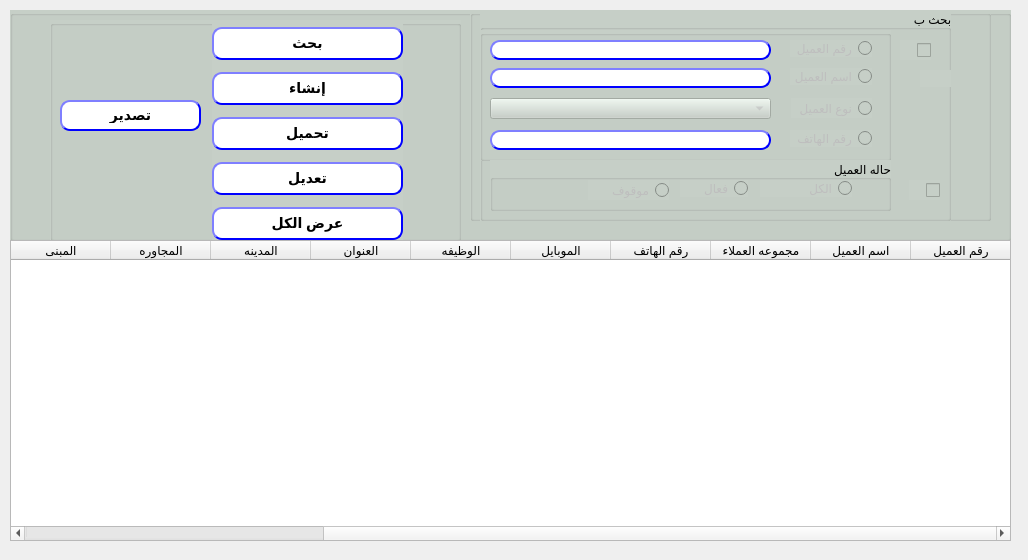
<?xml version="1.0" encoding="UTF-8"?>
<ui version="4.0">
 <class>QForm_prom_display</class>
 <widget class="QWidget" name="QForm_prom_display">
  <property name="geometry">
   <rect>
    <x>0</x>
    <y>0</y>
    <width>1028</width>
    <height>560</height>
   </rect>
  </property>
  <property name="minimumSize">
   <size>
    <width>1028</width>
    <height>560</height>
   </size>
  </property>
  <property name="maximumSize">
   <size>
    <width>1028</width>
    <height>560</height>
   </size>
  </property>
  <property name="windowTitle">
   <string>العملاء</string>
  </property>
  <property name="toolTip">
   <string/>
  </property>
  <property name="statusTip">
   <string extracomment="display customers"/>
  </property>
  <property name="whatsThis">
   <string extracomment="display customer"/>
  </property>
  <property name="accessibleName">
   <string extracomment="display cust"/>
  </property>
  <property name="accessibleDescription">
   <string extracomment="display cust1"/>
  </property>
  <property name="layoutDirection">
   <enum>Qt::RightToLeft</enum>
  </property>
  <widget class="QGroupBox" name="groupBox">
   <property name="geometry">
    <rect>
     <x>10</x>
     <y>10</y>
     <width>1001</width>
     <height>231</height>
    </rect>
   </property>
   <property name="font">
    <font>
     <pointsize>10</pointsize>
     <weight>50</weight>
     <bold>false</bold>
    </font>
   </property>
   <property name="layoutDirection">
    <enum>Qt::LeftToRight</enum>
   </property>
   <property name="autoFillBackground">
    <bool>false</bool>
   </property>
   <property name="styleSheet">
    <string notr="true">background-color: rgb(198, 207, 199);
                </string>
   </property>
   <property name="title">
    <string/>
   </property>
   <widget class="QGroupBox" name="groupBox_5">
    <property name="geometry">
     <rect>
      <x>460</x>
      <y>0</y>
      <width>521</width>
      <height>211</height>
     </rect>
    </property>
    <property name="layoutDirection">
     <enum>Qt::RightToLeft</enum>
    </property>
    <property name="title">
     <string/>
    </property>
    <widget class="QGroupBox" name="QgroupBox_prom">
     <property name="enabled">
      <bool>true</bool>
     </property>
     <property name="geometry">
      <rect>
       <x>10</x>
       <y>0</y>
       <width>471</width>
       <height>211</height>
      </rect>
     </property>
     <property name="title">
      <string>بحث ب</string>
     </property>
     <widget class="QGroupBox" name="groupBox_4">
      <property name="enabled">
       <bool>true</bool>
      </property>
      <property name="geometry">
       <rect>
        <x>0</x>
        <y>20</y>
        <width>411</width>
        <height>131</height>
       </rect>
      </property>
      <property name="layoutDirection">
       <enum>Qt::RightToLeft</enum>
      </property>
      <property name="title">
       <string/>
      </property>
      <widget class="QComboBox" name="CMB_loyalityType">
       <property name="enabled">
        <bool>false</bool>
       </property>
       <property name="geometry">
        <rect>
         <x>10</x>
         <y>68</y>
         <width>281</width>
         <height>21</height>
        </rect>
       </property>
       <property name="layoutDirection">
        <enum>Qt::LeftToRight</enum>
       </property>
       <property name="autoFillBackground">
        <bool>false</bool>
       </property>
       <property name="editable">
        <bool>false</bool>
       </property>
       <property name="duplicatesEnabled">
        <bool>true</bool>
       </property>
       <property name="frame">
        <bool>true</bool>
       </property>
       <property name="modelColumn">
        <number>0</number>
       </property>
      </widget>
      <widget class="QRadioButton" name="Rbtn_custTp">
       <property name="enabled">
        <bool>false</bool>
       </property>
       <property name="geometry">
        <rect>
         <x>311</x>
         <y>68</y>
         <width>81</width>
         <height>20</height>
        </rect>
       </property>
       <property name="text">
        <string>نوع العميل</string>
       </property>
      </widget>
      <widget class="QRadioButton" name="Rbtn_custNo">
       <property name="enabled">
        <bool>false</bool>
       </property>
       <property name="geometry">
        <rect>
         <x>310</x>
         <y>10</y>
         <width>82</width>
         <height>17</height>
        </rect>
       </property>
       <property name="text">
        <string>رقم العميل</string>
       </property>
      </widget>
      <widget class="QLineEdit" name="LE_custNo">
       <property name="enabled">
        <bool>false</bool>
       </property>
       <property name="geometry">
        <rect>
         <x>10</x>
         <y>10</y>
         <width>281</width>
         <height>20</height>
        </rect>
       </property>
       <property name="styleSheet">
        <string notr="true">QLineEdit{
                                        background-color: white;
                                        border-style: outset;
                                        border-width: 2px;
                                        border-radius: 10px;
                                        border-color: blue;
                                        min-width: 6em;
                                        }
                                        QLineEdit:hover {
                                        background: qradialgradient(
                                        cx: 0.3, cy: -0.4, fx: 0.3, fy: -0.4,
                                        radius: 1.35, stop: 0 #fff, stop: 1 #bbb
                                        );
                                        }
                                       QLineEdit:pressed {
                                        border-style: inset;
                                        background: qradialgradient(
                                        cx: 0.4, cy: -0.1, fx: 0.4, fy: -0.1,
                                        radius: 1.35, stop: 0 #fff, stop: 1 #ddd
                                        );
                                        }
                                    </string>
       </property>
      </widget>
      <widget class="QRadioButton" name="Rbtn_custPhone">
       <property name="enabled">
        <bool>false</bool>
       </property>
       <property name="geometry">
        <rect>
         <x>310</x>
         <y>100</y>
         <width>82</width>
         <height>17</height>
        </rect>
       </property>
       <property name="text">
        <string>رقم الهاتف</string>
       </property>
      </widget>
      <widget class="QLineEdit" name="LE_custPhone">
       <property name="enabled">
        <bool>false</bool>
       </property>
       <property name="geometry">
        <rect>
         <x>10</x>
         <y>100</y>
         <width>281</width>
         <height>20</height>
        </rect>
       </property>
       <property name="styleSheet">
        <string notr="true">QLineEdit{
                                        background-color: white;
                                        border-style: outset;
                                        border-width: 2px;
                                        border-radius: 10px;
                                        border-color: blue;
                                        min-width: 6em;
                                        }
                                        QLineEdit:hover {
                                        background: qradialgradient(
                                        cx: 0.3, cy: -0.4, fx: 0.3, fy: -0.4,
                                        radius: 1.35, stop: 0 #fff, stop: 1 #bbb
                                        );
                                        }
                                       QLineEdit:pressed {
                                        border-style: inset;
                                        background: qradialgradient(
                                        cx: 0.4, cy: -0.1, fx: 0.4, fy: -0.1,
                                        radius: 1.35, stop: 0 #fff, stop: 1 #ddd
                                        );
                                        }
                                    </string>
       </property>
      </widget>
      <widget class="QLineEdit" name="LE_custName">
       <property name="enabled">
        <bool>false</bool>
       </property>
       <property name="geometry">
        <rect>
         <x>10</x>
         <y>38</y>
         <width>281</width>
         <height>20</height>
        </rect>
       </property>
       <property name="styleSheet">
        <string notr="true">QLineEdit{
                                        background-color: white;
                                        border-style: outset;
                                        border-width: 2px;
                                        border-radius: 10px;
                                        border-color: blue;
                                        min-width: 6em;
                                        }
                                        QLineEdit:hover {
                                        background: qradialgradient(
                                        cx: 0.3, cy: -0.4, fx: 0.3, fy: -0.4,
                                        radius: 1.35, stop: 0 #fff, stop: 1 #bbb
                                        );
                                        }
                                       QLineEdit:pressed {
                                        border-style: inset;
                                        background: qradialgradient(
                                        cx: 0.4, cy: -0.1, fx: 0.4, fy: -0.1,
                                        radius: 1.35, stop: 0 #fff, stop: 1 #ddd
                                        );
                                        }
                                    </string>
       </property>
      </widget>
      <widget class="QRadioButton" name="Rbtn_custName">
       <property name="enabled">
        <bool>false</bool>
       </property>
       <property name="geometry">
        <rect>
         <x>310</x>
         <y>38</y>
         <width>82</width>
         <height>17</height>
        </rect>
       </property>
       <property name="text">
        <string>اسم العميل</string>
       </property>
      </widget>
     </widget>
     <widget class="QGroupBox" name="groupBox_6">
      <property name="enabled">
       <bool>true</bool>
      </property>
      <property name="geometry">
       <rect>
        <x>10</x>
        <y>150</y>
        <width>401</width>
        <height>51</height>
       </rect>
      </property>
      <property name="layoutDirection">
       <enum>Qt::RightToLeft</enum>
      </property>
      <property name="title">
       <string>حاله العميل</string>
      </property>
      <widget class="QRadioButton" name="Rbtn_stsActive">
       <property name="enabled">
        <bool>false</bool>
       </property>
       <property name="geometry">
        <rect>
         <x>190</x>
         <y>20</y>
         <width>68</width>
         <height>17</height>
        </rect>
       </property>
       <property name="layoutDirection">
        <enum>Qt::RightToLeft</enum>
       </property>
       <property name="text">
        <string>فعال</string>
       </property>
      </widget>
      <widget class="QRadioButton" name="Rbtn_stsAll">
       <property name="enabled">
        <bool>false</bool>
       </property>
       <property name="geometry">
        <rect>
         <x>270</x>
         <y>20</y>
         <width>92</width>
         <height>17</height>
        </rect>
       </property>
       <property name="layoutDirection">
        <enum>Qt::RightToLeft</enum>
       </property>
       <property name="text">
        <string>الكل</string>
       </property>
      </widget>
      <widget class="QRadioButton" name="Rbtn_stsInactive">
       <property name="enabled">
        <bool>false</bool>
       </property>
       <property name="geometry">
        <rect>
         <x>98</x>
         <y>20</y>
         <width>81</width>
         <height>20</height>
        </rect>
       </property>
       <property name="layoutDirection">
        <enum>Qt::RightToLeft</enum>
       </property>
       <property name="text">
        <string>موقوف</string>
       </property>
      </widget>
     </widget>
     <widget class="QCheckBox" name="chk_search_status">
      <property name="geometry">
       <rect>
        <x>429</x>
        <y>170</y>
        <width>31</width>
        <height>20</height>
       </rect>
      </property>
      <property name="text">
       <string/>
      </property>
     </widget>
     <widget class="QCheckBox" name="chk_status_2">
      <property name="geometry">
       <rect>
        <x>440</x>
        <y>60</y>
        <width>70</width>
        <height>17</height>
       </rect>
      </property>
      <property name="text">
       <string/>
      </property>
     </widget>
     <widget class="QCheckBox" name="chk_search_other">
      <property name="geometry">
       <rect>
        <x>420</x>
        <y>30</y>
        <width>31</width>
        <height>20</height>
       </rect>
      </property>
      <property name="text">
       <string/>
      </property>
     </widget>
    </widget>
   </widget>
   <widget class="QGroupBox" name="groupBox_8">
    <property name="geometry">
     <rect>
      <x>40</x>
      <y>10</y>
      <width>411</width>
      <height>221</height>
     </rect>
    </property>
    <property name="title">
     <string/>
    </property>
    <widget class="QWidget" name="layoutWidget">
     <property name="geometry">
      <rect>
       <x>162</x>
       <y>1</y>
       <width>191</width>
       <height>230</height>
      </rect>
     </property>
     <layout class="QVBoxLayout" name="verticalLayout">
      <item>
       <widget class="QPushButton" name="Qbtn_search">
        <property name="sizePolicy">
         <sizepolicy hsizetype="Preferred" vsizetype="Fixed">
          <horstretch>0</horstretch>
          <verstretch>0</verstretch>
         </sizepolicy>
        </property>
        <property name="palette">
         <palette>
          <active>
           <colorrole role="Button">
            <brush brushstyle="SolidPattern">
             <color alpha="255">
              <red>255</red>
              <green>255</green>
              <blue>255</blue>
             </color>
            </brush>
           </colorrole>
           <colorrole role="Base">
            <brush brushstyle="SolidPattern">
             <color alpha="255">
              <red>255</red>
              <green>255</green>
              <blue>255</blue>
             </color>
            </brush>
           </colorrole>
           <colorrole role="Window">
            <brush brushstyle="SolidPattern">
             <color alpha="255">
              <red>255</red>
              <green>255</green>
              <blue>255</blue>
             </color>
            </brush>
           </colorrole>
          </active>
          <inactive>
           <colorrole role="Button">
            <brush brushstyle="SolidPattern">
             <color alpha="255">
              <red>255</red>
              <green>255</green>
              <blue>255</blue>
             </color>
            </brush>
           </colorrole>
           <colorrole role="Base">
            <brush brushstyle="SolidPattern">
             <color alpha="255">
              <red>255</red>
              <green>255</green>
              <blue>255</blue>
             </color>
            </brush>
           </colorrole>
           <colorrole role="Window">
            <brush brushstyle="SolidPattern">
             <color alpha="255">
              <red>255</red>
              <green>255</green>
              <blue>255</blue>
             </color>
            </brush>
           </colorrole>
          </inactive>
          <disabled>
           <colorrole role="Button">
            <brush brushstyle="SolidPattern">
             <color alpha="255">
              <red>255</red>
              <green>255</green>
              <blue>255</blue>
             </color>
            </brush>
           </colorrole>
           <colorrole role="Base">
            <brush brushstyle="SolidPattern">
             <color alpha="255">
              <red>255</red>
              <green>255</green>
              <blue>255</blue>
             </color>
            </brush>
           </colorrole>
           <colorrole role="Window">
            <brush brushstyle="SolidPattern">
             <color alpha="255">
              <red>255</red>
              <green>255</green>
              <blue>255</blue>
             </color>
            </brush>
           </colorrole>
          </disabled>
         </palette>
        </property>
        <property name="font">
         <font>
          <pointsize>-1</pointsize>
          <weight>75</weight>
          <italic>false</italic>
          <bold>true</bold>
         </font>
        </property>
        <property name="styleSheet">
         <string notr="true">QPushButton{
                                        background-color: white;
                                        border-style: outset;
                                        border-width: 2px;
                                        border-radius: 10px;
                                        border-color: blue;
                                        font: bold 14px;
                                        min-width:6em;
 padding: 6px;
                                       }
                                        QPushButton:hover {
                                        background: qradialgradient(
                                        cx: 0.3, cy: -0.4, fx: 0.3, fy: -0.4,
                                        radius: 1.35, stop: 0 #fff, stop: 1 #bbb
                                        );
                                        }
                                        QPushButton:pressed {
                                        border-style: inset;
                                        background: qradialgradient(
                                        cx: 0.4, cy: -0.1, fx: 0.4, fy: -0.1,
                                        radius: 1.35, stop: 0 #fff, stop: 1 #ddd
                                        );
                                        }
                                    
                                    </string>
        </property>
        <property name="text">
         <string>بحث</string>
        </property>
        <property name="checkable">
         <bool>true</bool>
        </property>
        <property name="default">
         <bool>false</bool>
        </property>
        <property name="flat">
         <bool>false</bool>
        </property>
       </widget>
      </item>
      <item>
       <widget class="QPushButton" name="Qbtn_create">
        <property name="sizePolicy">
         <sizepolicy hsizetype="Preferred" vsizetype="Fixed">
          <horstretch>0</horstretch>
          <verstretch>0</verstretch>
         </sizepolicy>
        </property>
        <property name="styleSheet">
         <string notr="true">QPushButton{
                                        background-color: white;
                                        border-style: outset;
                                        border-width: 2px;
                                        border-radius: 10px;
                                        border-color: blue;
                                        font: bold 14px;
                                        min-width:6em;
 padding: 6px;
                                       }
                                        QPushButton:hover {
                                        background: qradialgradient(
                                        cx: 0.3, cy: -0.4, fx: 0.3, fy: -0.4,
                                        radius: 1.35, stop: 0 #fff, stop: 1 #bbb
                                        );
                                        }
                                        QPushButton:pressed {
                                        border-style: inset;
                                        background: qradialgradient(
                                        cx: 0.4, cy: -0.1, fx: 0.4, fy: -0.1,
                                        radius: 1.35, stop: 0 #fff, stop: 1 #ddd
                                        );
                                        }
                                    </string>
        </property>
        <property name="text">
         <string>إنشاء</string>
        </property>
       </widget>
      </item>
      <item>
       <widget class="QPushButton" name="Qbtn_upload">
        <property name="sizePolicy">
         <sizepolicy hsizetype="Preferred" vsizetype="Fixed">
          <horstretch>0</horstretch>
          <verstretch>0</verstretch>
         </sizepolicy>
        </property>
        <property name="palette">
         <palette>
          <active>
           <colorrole role="Button">
            <brush brushstyle="SolidPattern">
             <color alpha="255">
              <red>255</red>
              <green>255</green>
              <blue>255</blue>
             </color>
            </brush>
           </colorrole>
           <colorrole role="Base">
            <brush brushstyle="SolidPattern">
             <color alpha="255">
              <red>255</red>
              <green>255</green>
              <blue>255</blue>
             </color>
            </brush>
           </colorrole>
           <colorrole role="Window">
            <brush brushstyle="SolidPattern">
             <color alpha="255">
              <red>255</red>
              <green>255</green>
              <blue>255</blue>
             </color>
            </brush>
           </colorrole>
          </active>
          <inactive>
           <colorrole role="Button">
            <brush brushstyle="SolidPattern">
             <color alpha="255">
              <red>255</red>
              <green>255</green>
              <blue>255</blue>
             </color>
            </brush>
           </colorrole>
           <colorrole role="Base">
            <brush brushstyle="SolidPattern">
             <color alpha="255">
              <red>255</red>
              <green>255</green>
              <blue>255</blue>
             </color>
            </brush>
           </colorrole>
           <colorrole role="Window">
            <brush brushstyle="SolidPattern">
             <color alpha="255">
              <red>255</red>
              <green>255</green>
              <blue>255</blue>
             </color>
            </brush>
           </colorrole>
          </inactive>
          <disabled>
           <colorrole role="Button">
            <brush brushstyle="SolidPattern">
             <color alpha="255">
              <red>255</red>
              <green>255</green>
              <blue>255</blue>
             </color>
            </brush>
           </colorrole>
           <colorrole role="Base">
            <brush brushstyle="SolidPattern">
             <color alpha="255">
              <red>255</red>
              <green>255</green>
              <blue>255</blue>
             </color>
            </brush>
           </colorrole>
           <colorrole role="Window">
            <brush brushstyle="SolidPattern">
             <color alpha="255">
              <red>255</red>
              <green>255</green>
              <blue>255</blue>
             </color>
            </brush>
           </colorrole>
          </disabled>
         </palette>
        </property>
        <property name="font">
         <font>
          <pointsize>-1</pointsize>
          <weight>75</weight>
          <italic>false</italic>
          <bold>true</bold>
         </font>
        </property>
        <property name="styleSheet">
         <string notr="true">QPushButton{
                                        background-color: white;
                                        border-style: outset;
                                        border-width: 2px;
                                        border-radius: 10px;
                                        border-color: blue;
                                        font: bold 14px;
                                        min-width:6em;
 padding: 6px;
                                       }
                                        QPushButton:hover {
                                        background: qradialgradient(
                                        cx: 0.3, cy: -0.4, fx: 0.3, fy: -0.4,
                                        radius: 1.35, stop: 0 #fff, stop: 1 #bbb
                                        );
                                        }
                                        QPushButton:pressed {
                                        border-style: inset;
                                        background: qradialgradient(
                                        cx: 0.4, cy: -0.1, fx: 0.4, fy: -0.1,
                                        radius: 1.35, stop: 0 #fff, stop: 1 #ddd
                                        );
                                        }
                                    
                                    </string>
        </property>
        <property name="text">
         <string>تحميل</string>
        </property>
       </widget>
      </item>
      <item>
       <widget class="QPushButton" name="Qbtn_modify">
        <property name="sizePolicy">
         <sizepolicy hsizetype="Preferred" vsizetype="Fixed">
          <horstretch>0</horstretch>
          <verstretch>0</verstretch>
         </sizepolicy>
        </property>
        <property name="font">
         <font>
          <pointsize>-1</pointsize>
          <weight>75</weight>
          <italic>false</italic>
          <bold>true</bold>
         </font>
        </property>
        <property name="styleSheet">
         <string notr="true">QPushButton{
                                        background-color: white;
                                        border-style: outset;
                                        border-width: 2px;
                                        border-radius: 10px;
                                        border-color: blue;
                                        font: bold 14px;
                                        min-width:6em;
 padding: 6px;
                                       }
                                        QPushButton:hover {
                                        background: qradialgradient(
                                        cx: 0.3, cy: -0.4, fx: 0.3, fy: -0.4,
                                        radius: 1.35, stop: 0 #fff, stop: 1 #bbb
                                        );
                                        }
                                        QPushButton:pressed {
                                        border-style: inset;
                                        background: qradialgradient(
                                        cx: 0.4, cy: -0.1, fx: 0.4, fy: -0.1,
                                        radius: 1.35, stop: 0 #fff, stop: 1 #ddd
                                        );
                                        }
                                    </string>
        </property>
        <property name="text">
         <string>تعديل</string>
        </property>
       </widget>
      </item>
      <item>
       <widget class="QPushButton" name="Qbtn_search_all">
        <property name="sizePolicy">
         <sizepolicy hsizetype="Preferred" vsizetype="Fixed">
          <horstretch>0</horstretch>
          <verstretch>0</verstretch>
         </sizepolicy>
        </property>
        <property name="palette">
         <palette>
          <active>
           <colorrole role="Button">
            <brush brushstyle="SolidPattern">
             <color alpha="255">
              <red>255</red>
              <green>255</green>
              <blue>255</blue>
             </color>
            </brush>
           </colorrole>
           <colorrole role="Base">
            <brush brushstyle="SolidPattern">
             <color alpha="255">
              <red>255</red>
              <green>255</green>
              <blue>255</blue>
             </color>
            </brush>
           </colorrole>
           <colorrole role="Window">
            <brush brushstyle="SolidPattern">
             <color alpha="255">
              <red>255</red>
              <green>255</green>
              <blue>255</blue>
             </color>
            </brush>
           </colorrole>
          </active>
          <inactive>
           <colorrole role="Button">
            <brush brushstyle="SolidPattern">
             <color alpha="255">
              <red>255</red>
              <green>255</green>
              <blue>255</blue>
             </color>
            </brush>
           </colorrole>
           <colorrole role="Base">
            <brush brushstyle="SolidPattern">
             <color alpha="255">
              <red>255</red>
              <green>255</green>
              <blue>255</blue>
             </color>
            </brush>
           </colorrole>
           <colorrole role="Window">
            <brush brushstyle="SolidPattern">
             <color alpha="255">
              <red>255</red>
              <green>255</green>
              <blue>255</blue>
             </color>
            </brush>
           </colorrole>
          </inactive>
          <disabled>
           <colorrole role="Button">
            <brush brushstyle="SolidPattern">
             <color alpha="255">
              <red>255</red>
              <green>255</green>
              <blue>255</blue>
             </color>
            </brush>
           </colorrole>
           <colorrole role="Base">
            <brush brushstyle="SolidPattern">
             <color alpha="255">
              <red>255</red>
              <green>255</green>
              <blue>255</blue>
             </color>
            </brush>
           </colorrole>
           <colorrole role="Window">
            <brush brushstyle="SolidPattern">
             <color alpha="255">
              <red>255</red>
              <green>255</green>
              <blue>255</blue>
             </color>
            </brush>
           </colorrole>
          </disabled>
         </palette>
        </property>
        <property name="font">
         <font>
          <pointsize>-1</pointsize>
          <weight>75</weight>
          <italic>false</italic>
          <bold>true</bold>
         </font>
        </property>
        <property name="styleSheet">
         <string notr="true">QPushButton{
                                        background-color: white;
                                        border-style: outset;
                                        border-width: 2px;
                                        border-radius: 10px;
                                        border-color: blue;
                                        font: bold 14px;
                                        min-width:6em;
 padding: 6px;
                                       }
                                        QPushButton:hover {
                                        background: qradialgradient(
                                        cx: 0.3, cy: -0.4, fx: 0.3, fy: -0.4,
                                        radius: 1.35, stop: 0 #fff, stop: 1 #bbb
                                        );
                                        }
                                        QPushButton:pressed {
                                        border-style: inset;
                                        background: qradialgradient(
                                        cx: 0.4, cy: -0.1, fx: 0.4, fy: -0.1,
                                        radius: 1.35, stop: 0 #fff, stop: 1 #ddd
                                        );
                                        }
                                    </string>
        </property>
        <property name="text">
         <string>عرض الكل</string>
        </property>
        <property name="checkable">
         <bool>true</bool>
        </property>
        <property name="default">
         <bool>false</bool>
        </property>
        <property name="flat">
         <bool>false</bool>
        </property>
       </widget>
      </item>
     </layout>
    </widget>
    <widget class="QPushButton" name="Qbtn_export">
     <property name="geometry">
      <rect>
       <x>10</x>
       <y>80</y>
       <width>141</width>
       <height>31</height>
      </rect>
     </property>
     <property name="sizePolicy">
      <sizepolicy hsizetype="Preferred" vsizetype="Fixed">
       <horstretch>0</horstretch>
       <verstretch>0</verstretch>
      </sizepolicy>
     </property>
     <property name="palette">
      <palette>
       <active>
        <colorrole role="Button">
         <brush brushstyle="SolidPattern">
          <color alpha="255">
           <red>255</red>
           <green>255</green>
           <blue>255</blue>
          </color>
         </brush>
        </colorrole>
        <colorrole role="Base">
         <brush brushstyle="SolidPattern">
          <color alpha="255">
           <red>255</red>
           <green>255</green>
           <blue>255</blue>
          </color>
         </brush>
        </colorrole>
        <colorrole role="Window">
         <brush brushstyle="SolidPattern">
          <color alpha="255">
           <red>255</red>
           <green>255</green>
           <blue>255</blue>
          </color>
         </brush>
        </colorrole>
       </active>
       <inactive>
        <colorrole role="Button">
         <brush brushstyle="SolidPattern">
          <color alpha="255">
           <red>255</red>
           <green>255</green>
           <blue>255</blue>
          </color>
         </brush>
        </colorrole>
        <colorrole role="Base">
         <brush brushstyle="SolidPattern">
          <color alpha="255">
           <red>255</red>
           <green>255</green>
           <blue>255</blue>
          </color>
         </brush>
        </colorrole>
        <colorrole role="Window">
         <brush brushstyle="SolidPattern">
          <color alpha="255">
           <red>255</red>
           <green>255</green>
           <blue>255</blue>
          </color>
         </brush>
        </colorrole>
       </inactive>
       <disabled>
        <colorrole role="Button">
         <brush brushstyle="SolidPattern">
          <color alpha="255">
           <red>255</red>
           <green>255</green>
           <blue>255</blue>
          </color>
         </brush>
        </colorrole>
        <colorrole role="Base">
         <brush brushstyle="SolidPattern">
          <color alpha="255">
           <red>255</red>
           <green>255</green>
           <blue>255</blue>
          </color>
         </brush>
        </colorrole>
        <colorrole role="Window">
         <brush brushstyle="SolidPattern">
          <color alpha="255">
           <red>255</red>
           <green>255</green>
           <blue>255</blue>
          </color>
         </brush>
        </colorrole>
       </disabled>
      </palette>
     </property>
     <property name="font">
      <font>
       <pointsize>-1</pointsize>
       <weight>75</weight>
       <italic>false</italic>
       <bold>true</bold>
      </font>
     </property>
     <property name="styleSheet">
      <string notr="true">QPushButton{
                                        background-color: white;
                                        border-style: outset;
                                        border-width: 2px;
                                        border-radius: 10px;
                                        border-color: blue;
                                        font: bold 14px;
                                        min-width:6em;
 padding: 6px;
                                       }
                                        QPushButton:hover {
                                        background: qradialgradient(
                                        cx: 0.3, cy: -0.4, fx: 0.3, fy: -0.4,
                                        radius: 1.35, stop: 0 #fff, stop: 1 #bbb
                                        );
                                        }
                                        QPushButton:pressed {
                                        border-style: inset;
                                        background: qradialgradient(
                                        cx: 0.4, cy: -0.1, fx: 0.4, fy: -0.1,
                                        radius: 1.35, stop: 0 #fff, stop: 1 #ddd
                                        );
                                        }
                                    </string>
     </property>
     <property name="text">
      <string>تصدير</string>
     </property>
     <property name="checkable">
      <bool>true</bool>
     </property>
     <property name="default">
      <bool>false</bool>
     </property>
     <property name="flat">
      <bool>false</bool>
     </property>
    </widget>
   </widget>
  </widget>
  <widget class="QWidget" name="gridLayoutWidget_4">
   <property name="geometry">
    <rect>
     <x>10</x>
     <y>240</y>
     <width>1001</width>
     <height>301</height>
    </rect>
   </property>
   <layout class="QGridLayout" name="gridLayout_7">
    <item row="0" column="0">
     <widget class="QTableWidget" name="Qtable_customer">
      <property name="enabled">
       <bool>true</bool>
      </property>
      <property name="styleSheet">
       <string notr="true"/>
      </property>
      <property name="columnCount">
       <number>13</number>
      </property>
      <column>
       <property name="text">
        <string>رقم العميل</string>
       </property>
      </column>
      <column>
       <property name="text">
        <string>اسم العميل</string>
       </property>
      </column>
      <column>
       <property name="text">
        <string>مجموعه العملاء</string>
       </property>
      </column>
      <column>
       <property name="text">
        <string>رقم الهاتف</string>
       </property>
      </column>
      <column>
       <property name="text">
        <string>الموبايل</string>
       </property>
      </column>
      <column>
       <property name="text">
        <string>الوظيفه</string>
       </property>
      </column>
      <column>
       <property name="text">
        <string>العنوان</string>
       </property>
      </column>
      <column>
       <property name="text">
        <string>المدينه</string>
       </property>
      </column>
      <column>
       <property name="text">
        <string>المجاوره</string>
       </property>
      </column>
      <column>
       <property name="text">
        <string>المبنى</string>
       </property>
      </column>
      <column>
       <property name="text">
        <string>الطابق</string>
       </property>
      </column>
      <column>
       <property name="text">
        <string>الإيميل</string>
       </property>
      </column>
      <column>
       <property name="text">
        <string>حاله العميل</string>
       </property>
      </column>
     </widget>
    </item>
   </layout>
  </widget>
 </widget>
 <resources/>
 <connections/>
</ui>
